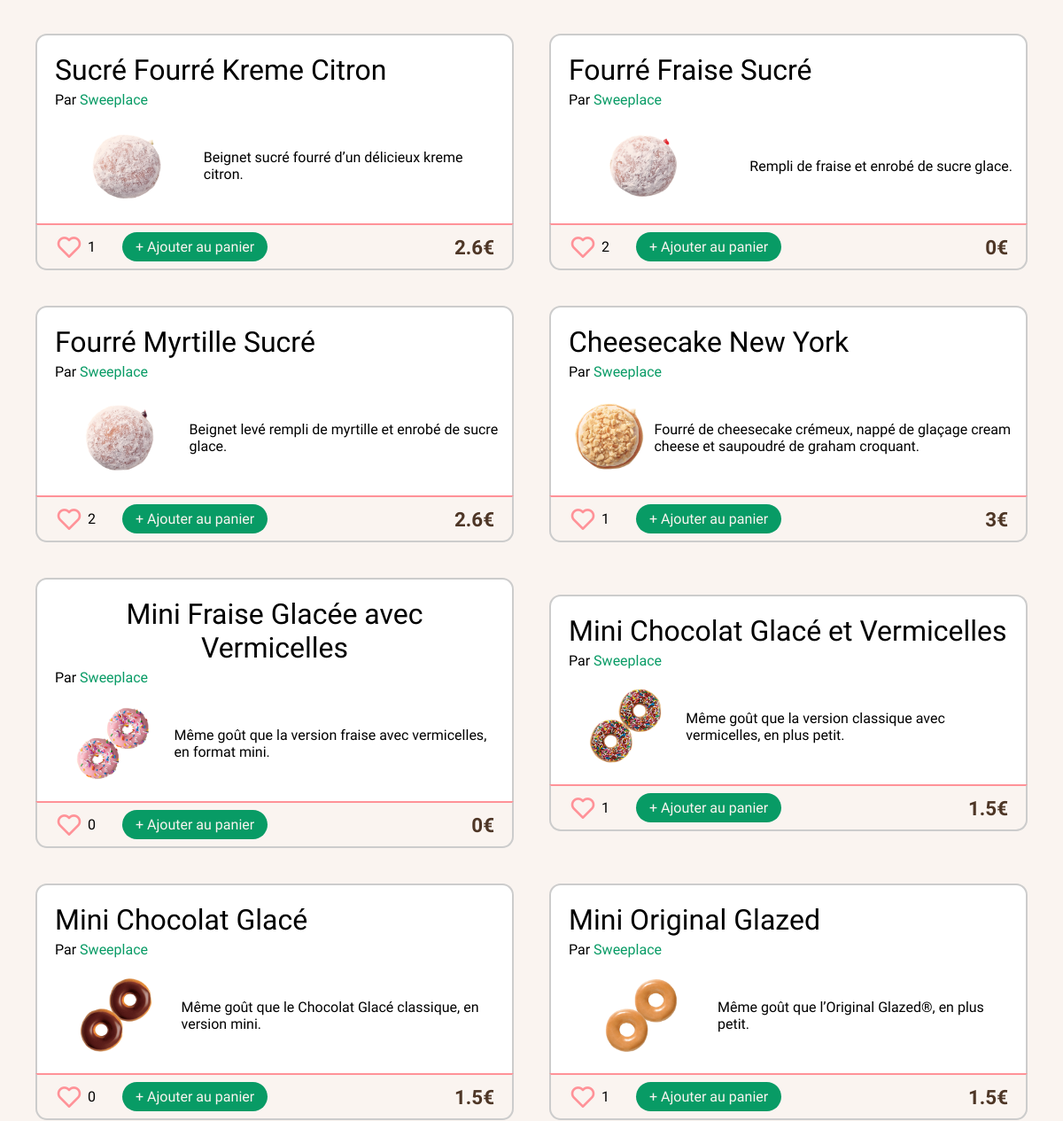
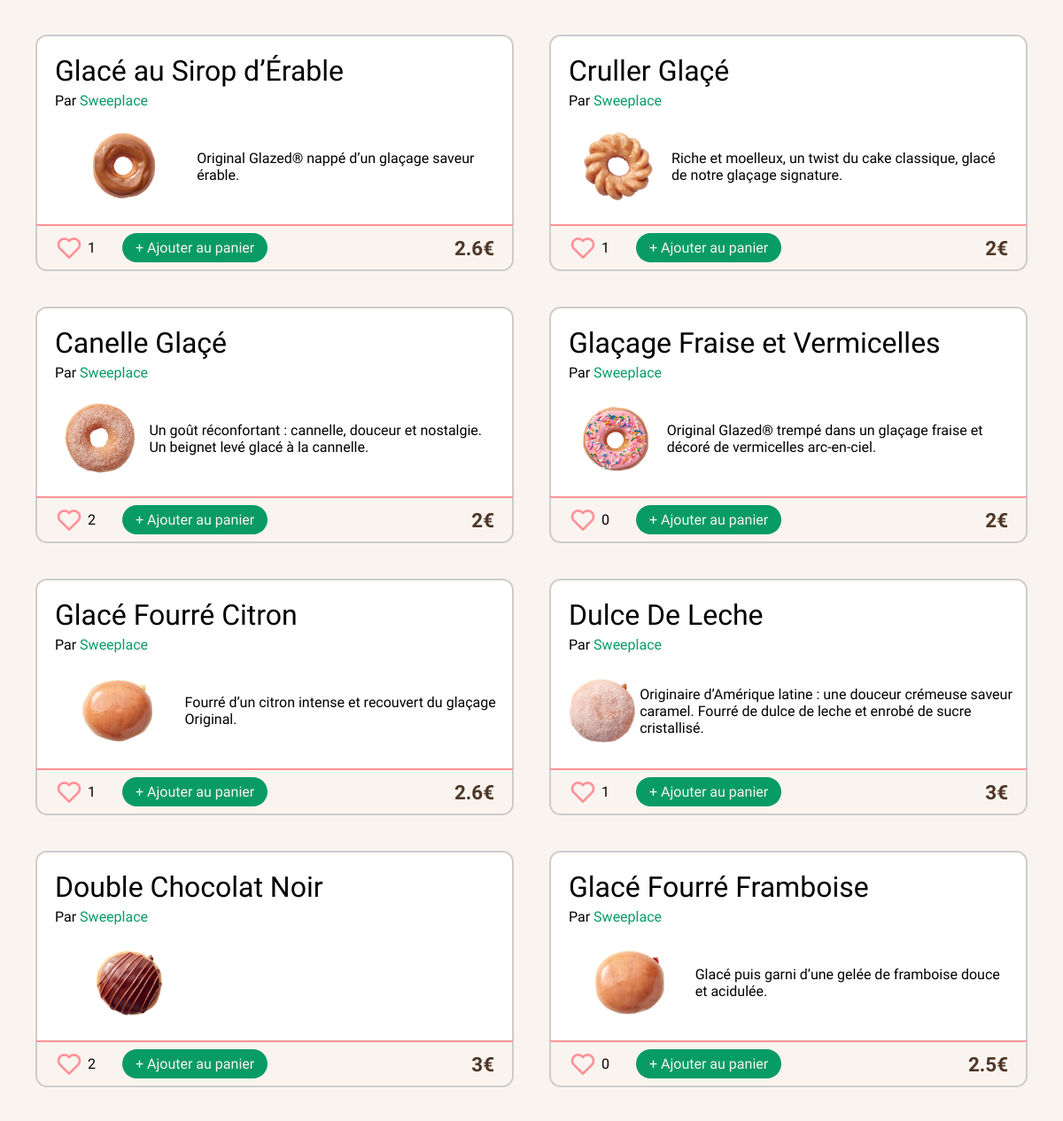
The page /donuts_sweetplace.php (middle part) on the database as committed earlier (2 pictures, top to bottom).
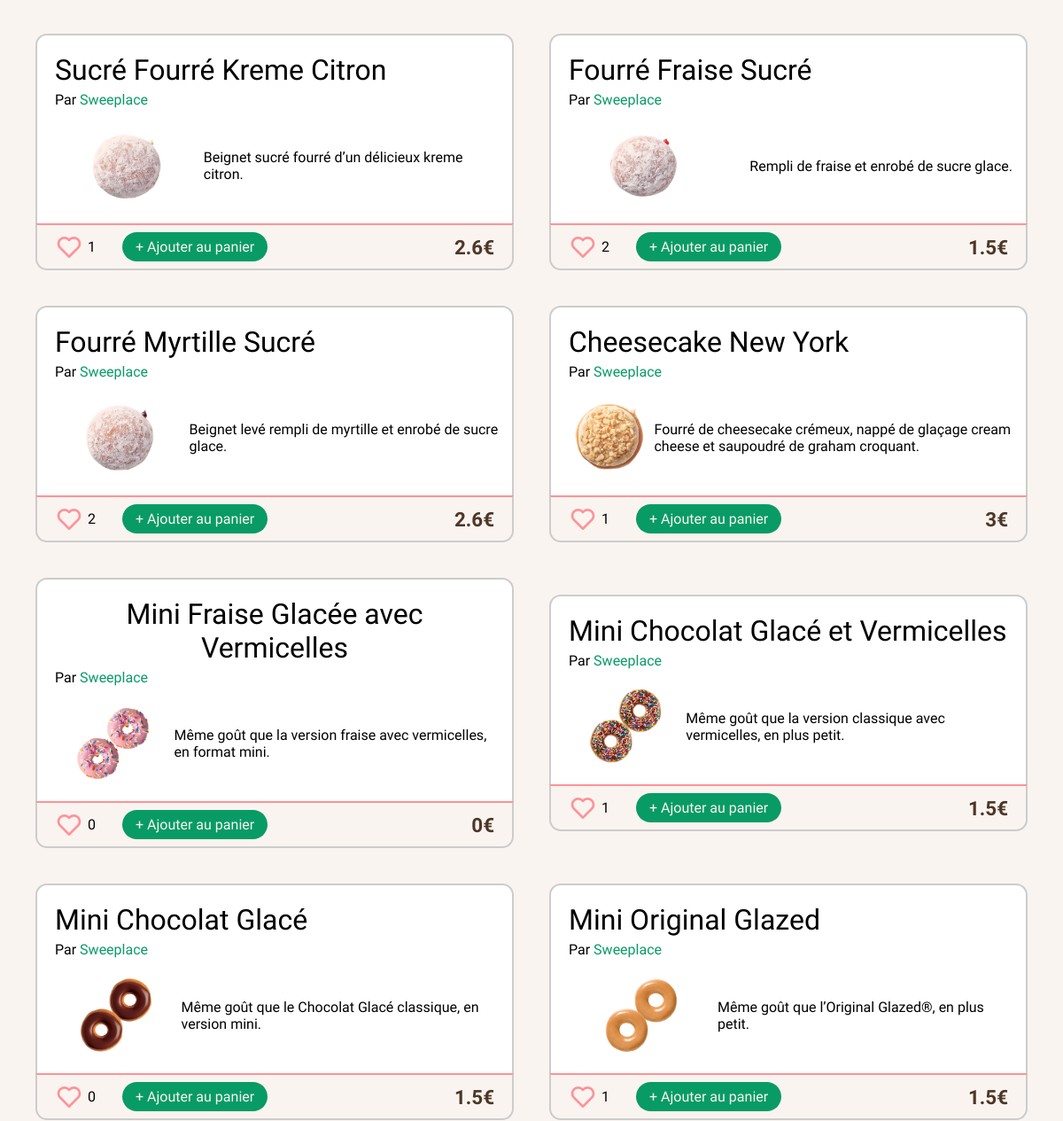
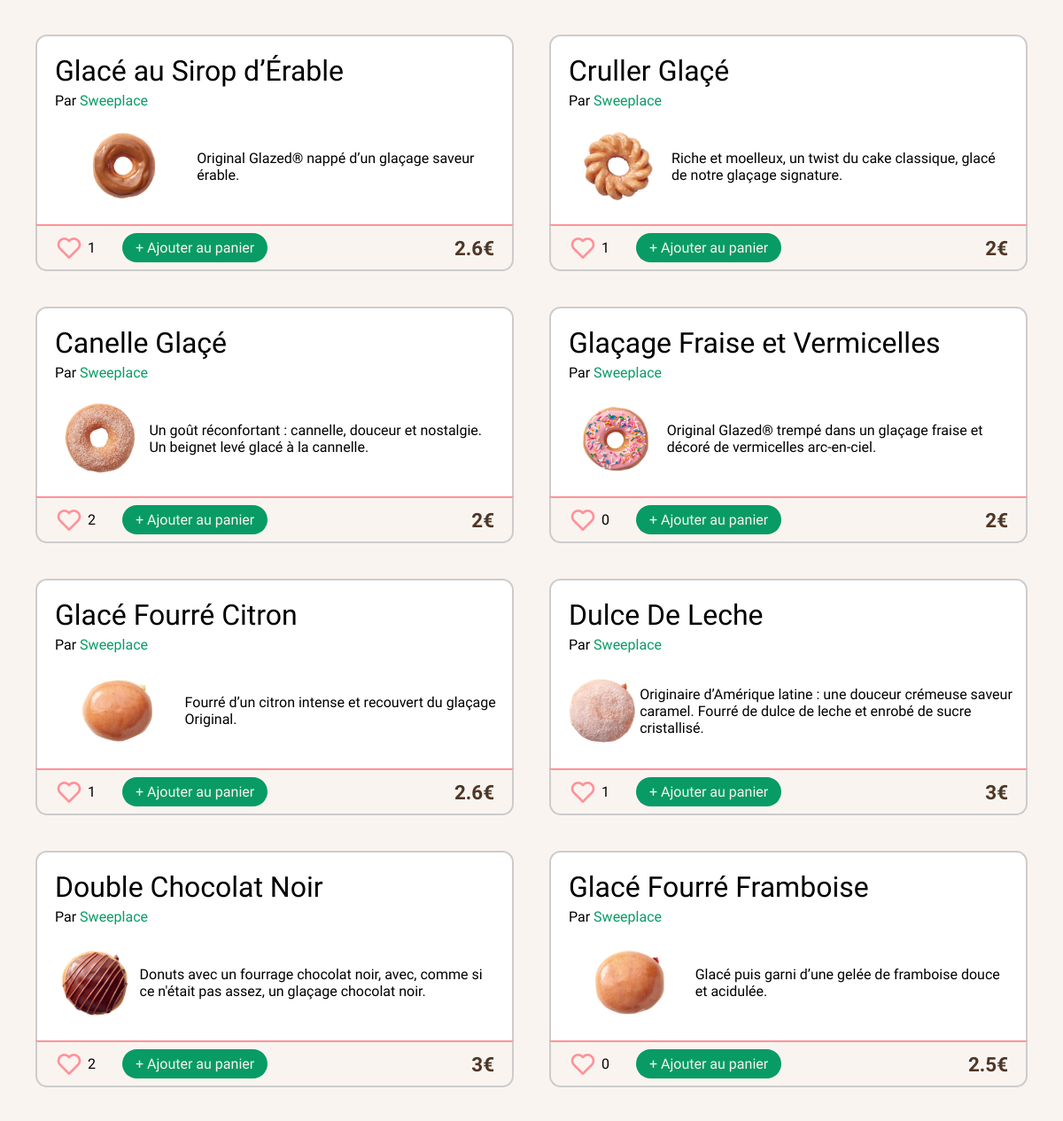
The same page on the database as committed later (2 pictures, top to bottom).
### tables this page shows
CREATE TABLE IF NOT EXISTS `nos_donuts` (
  `id_donuts_de_base` int NOT NULL AUTO_INCREMENT,
  `title` varchar(255) DEFAULT NULL,
  `url` varchar(255) DEFAULT NULL,
  `img` varchar(255) DEFAULT NULL,
  `imgAlt` varchar(255) DEFAULT NULL,
  `bannerUrl` varchar(255) DEFAULT NULL,
  `nutritionalFacts` varchar(255) DEFAULT NULL,
  `description` text,
  `prix` float NOT NULL,
  PRIMARY KEY (`id_donuts_de_base`)
);

### models/donuts_sweetplace.php (called while the page is built, shortened)
<?php
function getDonutsSweetplace(PDO $pdo, int $userId = 0, int $limit = 0, bool $random = false): array
{
    $sql = "
        SELECT d.id_donuts_de_base,
               d.title,
               d.img,
               d.imgAlt,
               d.description,
               d.prix,
               COALESCE(l.likes, 0) AS likes,
               EXISTS(
                 SELECT 1 FROM fk_like_base f
                 WHERE f.id_donuts_de_base = d.id_donuts_de_base
                   AND f.id_users = :userId
               ) AS already_liked
        FROM nos_donuts d
        LEFT JOIN (
            SELECT id_donuts_de_base, COUNT(*) AS likes
            FROM fk_like_base
            GROUP BY id_donuts_de_base
        ) l ON l.id_donuts_de_base = d.id_donuts_de_base
    ";
    if ($random) {
        $sql .= " ORDER BY RAND() ";
    } else {
        $sql .= " ORDER BY d.id_donuts_de_base DESC ";
    }
    $stmt = $pdo->prepare($sql);
    $stmt->bindValue(':userId', $userId, PDO::PARAM_INT);
    $stmt->execute();
    return $stmt->fetchAll(PDO::FETCH_ASSOC);
}

### views/_donuts_sweetplace_card.php (the view, shortened to what this page needs)
<div class="onecard-container ">
    <div data-id="<?= htmlspecialchars($donut['id_donuts_de_base']) ?>" class="card sweetplacedonuts ">
        <div class="top">
            <div>
                <h3><?= htmlspecialchars($donut['title']) ?></h3>
                <a class="#">
                    Par <span class='green'>Sweeplace</span>
                </a>
            </div>
        </div>
        <div class="content ">
            <div class="img-container">
                <img src="<?php echo $donut['img'] ?>" alt="<?php echo $donut['imgAlt'] ?>">
            </div>
            <div class=" desparagraphe">
                <p><?php echo $donut['description'] ?>
                </p>
            </div>
        </div>
    </div>
    <div class="interaction">
        <div class="int-left">
            <div class="like">
                <i class="bx btnlike <?= $donut['already_liked'] ? 'bxs-heart' : 'bx-heart' ?>"
                    data-id="<?= $donut['id_donuts_de_base'] ?>" data-source="base"
                    data-liked="<?= $donut['already_liked'] ? '1' : '0' ?>"></i>
                <p class="nb_like"><?= $donut['likes'] ?></p>
            </div>
            <a href="addpanier.php?id=<?= $donut['id_donuts_de_base'] ?>" class="useraddcart">
                + Ajouter au panier
            </a>
        </div>
        <p class="prix"><?= $donut['prix'] ?>€</p>
    </div>
</div>

### donuts_sweetplace.php (shortened to what this page needs)
<?php
require 'config.php';
require 'models/donuts_sweetplace.php';
$userId = $_SESSION['id'] ?? 0;
$donuts = getDonutsSweetplace($pdo, $userId);
?>
<!DOCTYPE html>
<html lang="fr">
<head>
    <?php include 'css/links.php'; ?>
</head>
<body>
    <div class="tendances">
        <div class="cards-container">
            <?php foreach ($donuts as $donut): ?>
                <?php include 'views/_donuts_sweetplace_card.php'; ?>
            <?php endforeach; ?>
        </div>
    </div>
</body>
</html>

### css/links.php (shortened to what this page needs)
<link rel="stylesheet" href="css/styles.css">
<link rel="stylesheet" href="css/header.css">
<link rel="stylesheet" href="css/footer.css">
<link href='https://unpkg.com/boxicons@2.1.4/css/boxicons.min.css' rel='stylesheet'>

### css/styles.css (style rules this page uses)
:root { --mainfont: "Modak", system-ui; --textfont: "Mada", sans-serif; --white: #f1f8f5; --whiterose: #faf4f0; --brown: #4e3626; --green: #089b65; --rose: #ff9298; }
*, *::after, *::before { box-sizing: border-box; }
body { margin: 0; padding: 0; background-color: var(--whiterose); font-family: var(--textfont); }
p { margin: 0; }
.tendances { padding: 20px; display: flex; flex-direction: column; align-items: flex-start; gap: 20px; }
.green { color: var(--green); }
h3 { font-family: var(--textfont); font-weight: 400; color: var(--textcolor); font-size: 2rem; margin: 5px; }
.cards-container { border-top: var(--rose) 2px solid; padding-top: 20px; display: grid; grid-template-columns: repeat(auto-fit, minmax(400px, 2fr)); gap: 40px; align-items: stretch; width: min(100%, 1290px); margin: 0 auto; padding: 20px; }
.card { background-color: white; border-radius: 15px; padding: 15px; text-align: center; display: flex; flex-direction: column; align-items: center; justify-content: center; transition: 0.2s ease; position: relative; }
.onecard-container { transition: 0.2s ease; text-align: center; justify-content: center; align-content: center; height: 100%; }
.userdonuts, .sweetplacedonuts { border-radius: 13px 13px 0px 0px; border-top: 2px solid #ccc; border-right: 2px solid #ccc; border-left: 2px solid #ccc; }
.prix { color: var(--brown); font-size: 1.4rem; font-weight: 600; }
.useraddcart { background-color: var(--green); border-radius: 35px; padding: 7px 15px; color: var(--whiterose); text-decoration: none; }
.card .top { display: flex; width: 100%; justify-content: space-between; align-items: center; margin-bottom: 15px; }
.top div { display: flex; flex-direction: column; align-items: baseline; }
.card .content { display: flex; width: 100%; justify-content: space-between; height: 100px; align-items: center; }
.card .img-container, .card .info { height: 100px; }
.img-container { position: relative; width: 35%; }
.card .img-container img { position: absolute; top: 0px; width: 100px; left: 50%; transform: translateX(-50%); }
.desparagraphe { text-align: left; }
.card img { width: 150px; }
.card .addcart, .interaction { display: flex; flex-grow: 1; align-items: center; }
.interaction { justify-content: space-between; padding: 8px 20px 8px 20px; z-index: 22; background-color: var(--whiterose); border-top: var(--rose) solid 2px; border-left: 2px solid #ccc; border-bottom: 2px solid #ccc; border-right: 2px solid #ccc; border-radius: 0px 0px 13px 13px; }
.card a { z-index: 20; }
.int-left { display: flex; align-items: center; gap: 30px; }
.addcart i, .int-left i { font-size: 2rem; color: #660505; }
.like i { font-size: 2rem; color: var(--rose); }
.like { display: flex; gap: 5px; align-items: center; }
.nb_like { color: var(--textcolor); }
.interaction a { z-index: 20; }

### css/header.css (style rules this page uses)
:root { --mainfont: "Modak", system-ui; --textfont: "Mada", sans-serif; --white: #f1f8f5; --whiterose: #faf4f0; --brown: #4e3626; --green: #089b65; --rose: #ff9298; }

Rows that differ between the two databases and show on the page:
changed nos_donuts "Fourré Fraise Sucré": prix "0" → "1.5"
changed nos_donuts "Double Chocolat Noir": description (not shown) → "Donuts avec un fourrage chocolat noir, avec, comme si ce n'était pas assez, un glaçage chocolat noir."
